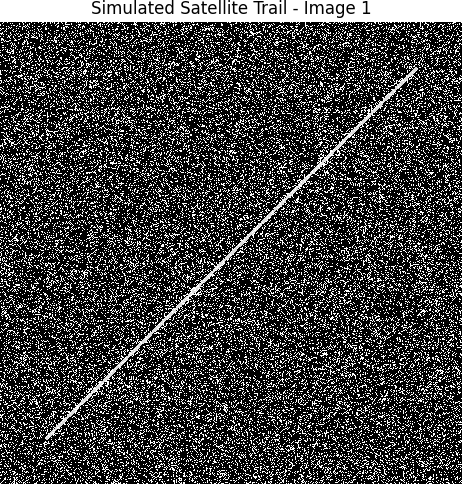
#> input picture satellite_trail_1.png, 462 x 484 px
$ python angularvelocity.py
#> lines starting #> are read from the running program, lines starting #| are printed output that depends on the picture; after the words box and inside, x2 and y2 are one past the last pixel; in counts of white or black regions, pixels touching at a corner belong together; long printed decimals are rounded
import cv2
import numpy as np
import os
import math

def calculate_angular_velocity(resolution, pixel_size, focal_length, time_between_frames, trail_length):
    sensor_width = resolution * pixel_size
    fov_radians = sensor_width / focal_length
    fov_degrees = fov_radians * (180 / math.pi)
    angular_distance_per_frame = (fov_degrees / resolution) * trail_length
    angular_velocity = angular_distance_per_frame / time_between_frames
    return angular_velocity

def detect_trail_length(image_path):
    # Load the image
    image = cv2.imread(image_path, cv2.IMREAD_GRAYSCALE)

    # Apply threshold to binarize the image
    _, thresh = cv2.threshold(image, 50, 255, cv2.THRESH_BINARY)

    # Detect contours which correspond to the trails
    contours, _ = cv2.findContours(thresh, cv2.RETR_EXTERNAL, cv2.CHAIN_APPROX_SIMPLE)

    if len(contours) == 0:
        return 0

    # Find the longest contour which should correspond to the satellite trail
    max_length = 0
    for contour in contours:
        length = cv2.arcLength(contour, False)
        if length > max_length:
            max_length = length

    return max_length

def process_images(image_files, camera_specs):
    total_angular_velocity = 0
    count = 0

    for image_file in image_files:
        trail_length = detect_trail_length(image_file)
#> in detect_trail_length, image is the input picture: shape (484, 462); min 0, max 255, mean 65.1
#> in detect_trail_length, `_, thresh = cv2.threshold(image, 50, 255, cv2.THRESH_BINARY)`:
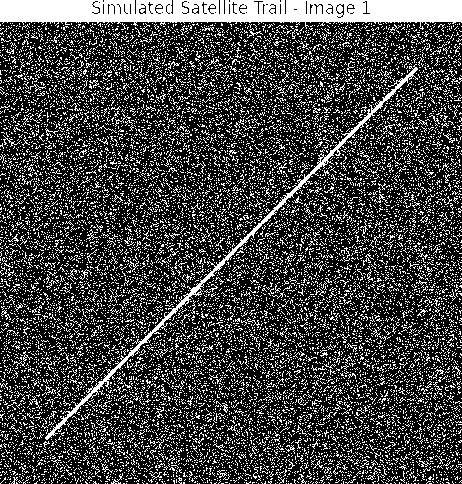
#> thresh: shape (484, 462); 25.7% white in thin lines or dots
#> in detect_trail_length, `contours, _ = cv2.findContours(thresh, cv2.RETR_EXTERNAL, cv2.CHAIN_AP..`: contours = 14420 contours, 14418 with area under 20; largest, box (x1, y1, x2, y2) and area: (0, 0, 462, 30) 9668, (45, 64, 418, 440) 1809
#> the loop in detect_trail_length, `for contour in contours:` made 14420 passes
#> (contour, length, max_length) on pass 2: ([[429, 483], [431, 483]], 2, 2)
#> (length, max_length) on passes 34, 72, 82, 84, 129, 237: (4.83, 4.83), (7.66, 7.66), (8.24, 8.24), (10.66, 10.66), (27.8, 27.8), (29.21, 29.21)
#> after the loop in detect_trail_length, `for contour in contours:`: max_length = 2064.2

        if trail_length > 0:
            angular_velocity = calculate_angular_velocity(
                camera_specs["resolution"],
                camera_specs["pixel_size"],
                camera_specs["focal_length"],
                camera_specs["time_between_frames"],
                trail_length
            )
            total_angular_velocity += angular_velocity
            count += 1

            print(f"Image: {os.path.basename(image_file)}")
            print(f"Trail Length: {trail_length:.2f} pixels")
            print(f"Angular Velocity: {angular_velocity:.6f} degrees/second\n")
        else:
            print(f"Image: {os.path.basename(image_file)} - No trail detected\n")

    if count > 0:
        average_angular_velocity = total_angular_velocity / count
        print(f"Average Angular Velocity for {count} frames: {average_angular_velocity:.6f} degrees/second\n")
    else:
        print("No valid trails detected in the provided images.")

# Camera specifications
camera_1 = {
    "resolution": 2048,  # Resolution in pixels
    "pixel_size": 13.5e-3,  # Pixel size in mm
    "focal_length": 1000,  # Focal length in mm (assumed)
    "time_between_frames": 10  # Time between frames in seconds
}

camera_2 = {
    "resolution": 512,  # Resolution in pixels
    "pixel_size": 16e-3,  # Pixel size in mm
    "focal_length": 1000,  # Focal length in mm (assumed)
    "time_between_frames": 10  # Time between frames in seconds
}

# List of image files
image_files = [
    'satellite_trail_1.png',
    'satellite_trail_2.png',
    'satellite_trail_3.png',
    'satellite_trail_4.png',
    'satellite_trail_5.png'
]


# Process images for Camera 1
print("Processing images for Camera 1...\n")
process_images(image_files, camera_1)
#> in calculate_angular_velocity, `angular_distance_per_frame = (fov_degrees / resolution) * trail_length`: angular_distance_per_frame = 1.6
#> in calculate_angular_velocity, `angular_velocity = angular_distance_per_frame / time_between_frames`: angular_velocity = 0.16
#| Trail Length: 2064.21 pixels
#| Angular Velocity: 0.1597 degrees/second
#> pass 2 of the loop in process_images, `for image_file in image_files:`:
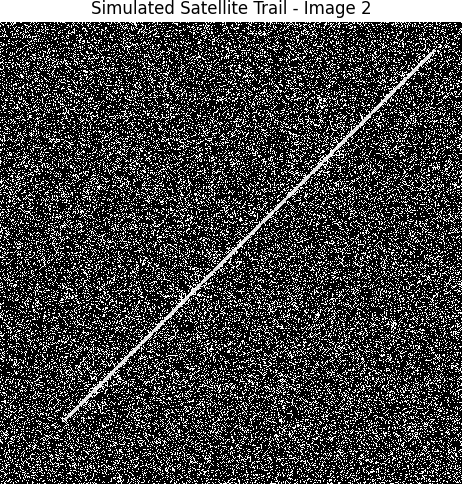
#> input picture satellite_trail_2.png, 462 x 484 px
#> in detect_trail_length, image is the input picture: shape (484, 462); min 0, max 255, mean 65.3
#> in detect_trail_length (call 2), `_, thresh = cv2.threshold(image, 50, 255, cv2.THRESH_BINARY)`:
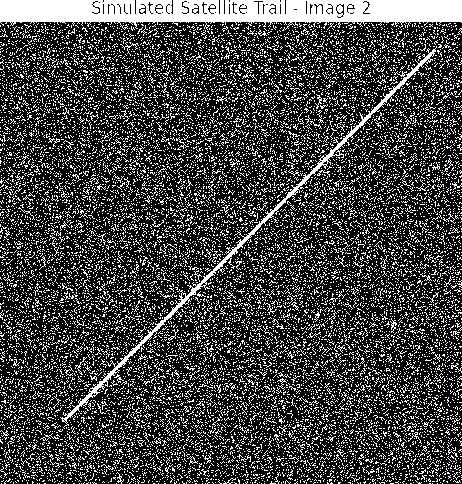
#> thresh: shape (484, 462); 25.7% white in thin lines or dots
#> contours = 14574 contours, 14571 with area under 20; largest, box (x1, y1, x2, y2) and area: (0, 0, 462, 31) 9730, (60, 46, 437, 429) 1854, (187, 456, 198, 465) 24
#> the loop in detect_trail_length (call 2), `for contour in contours:` made 14574 passes
#> (contour, length, max_length) on passes 4, 7: ([[429, 483], [430, 483]], 1, 1), ([[390, 483], [393, 483]], 3, 3)
#> after the loop in detect_trail_length (call 2), `for contour in contours:`: max_length = 2235.2
#> in process_images, `angular_velocity = calculate_angular_velocity( camera_specs["resolutio..`: angular_velocity = 0.173
#> total_angular_velocity = 0.333
#| Trail Length: 2235.20 pixels
#| Angular Velocity: 0.1729 degrees/second
#> pass 3 of the loop in process_images, `for image_file in image_files:`:
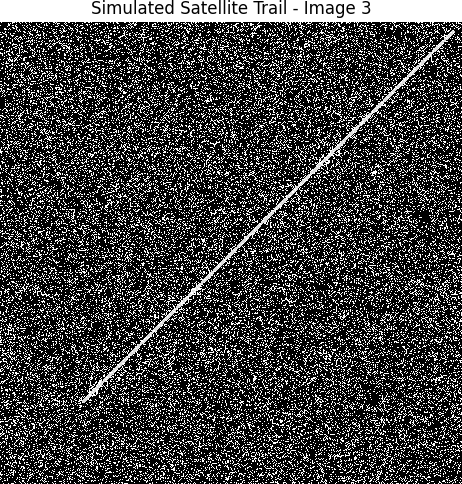
#> input picture satellite_trail_3.png, 462 x 484 px
#> in detect_trail_length, image is the input picture: shape (484, 462); min 0, max 255, mean 65.2
#> in detect_trail_length (call 3), `_, thresh = cv2.threshold(image, 50, 255, cv2.THRESH_BINARY)`:
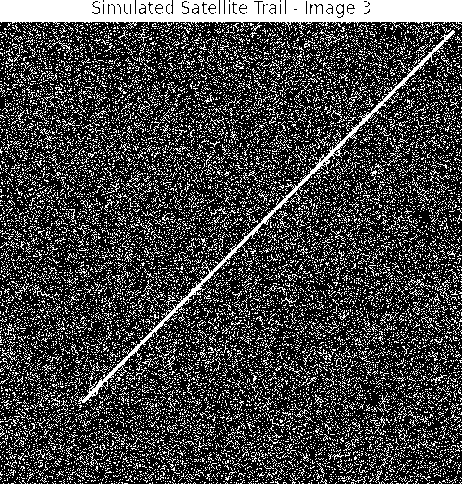
#> thresh: shape (484, 462); 25.7% white in thin lines or dots
#> contours = 14318 contours, 14314 with area under 20; largest, box (x1, y1, x2, y2) and area: (0, 0, 462, 31) 9726, (78, 30, 455, 404) 1855, (163, 355, 175, 370) 30, (417, 188, 429, 201) 22
#> the loop in detect_trail_length (call 3), `for contour in contours:` made 14318 passes
#> (contour, length, max_length) on passes 6, 30, 48: ([[396, 483], [398, 483]], 2, 2), ([[124, 483], [127, 483]], 3, 3), ([[459, 482], [460, 483], [461, 482], [460, 483]], 4.24, 4.24)
#> after the loop in detect_trail_length (call 3), `for contour in contours:`: max_length = 2324.6
#> in process_images, `angular_velocity = calculate_angular_velocity( camera_specs["resolutio..`: angular_velocity = 0.18
#> total_angular_velocity = 0.512
#| Trail Length: 2324.60 pixels
#| Angular Velocity: 0.1798 degrees/second
#> the loop made 5 passes; the first 3 are shown

# Process images for Camera 2
print("Processing images for Camera 2...\n")
process_images(image_files, camera_2)
#> in detect_trail_length (call 6), `contours, _ = cv2.findContours(thresh, cv2.RETR_EXTERNAL, cv2.CHAIN_AP..`: contours = 14420 contours, 14418 with area under 20; largest, box (x1, y1, x2, y2) and area: (0, 0, 462, 30) 9668, (45, 64, 418, 440) 1809
#| Trail Length: 2064.21 pixels
#| Angular Velocity: 0.1892 degrees/second
#> pass 2 of the loop in process_images, `for image_file in image_files:`:
#> contours = 14574 contours, 14571 with area under 20; largest, box (x1, y1, x2, y2) and area: (0, 0, 462, 31) 9730, (60, 46, 437, 429) 1854, (187, 456, 198, 465) 24
#| Trail Length: 2235.20 pixels
#| Angular Velocity: 0.2049 degrees/second
#> pass 3 of the loop in process_images, `for image_file in image_files:`:
#> contours = 14318 contours, 14314 with area under 20; largest, box (x1, y1, x2, y2) and area: (0, 0, 462, 31) 9726, (78, 30, 455, 404) 1855, (163, 355, 175, 370) 30, (417, 188, 429, 201) 22
#| Trail Length: 2324.60 pixels
#| Angular Velocity: 0.2131 degrees/second
#> the loop made 5 passes; the first 3 are shown
